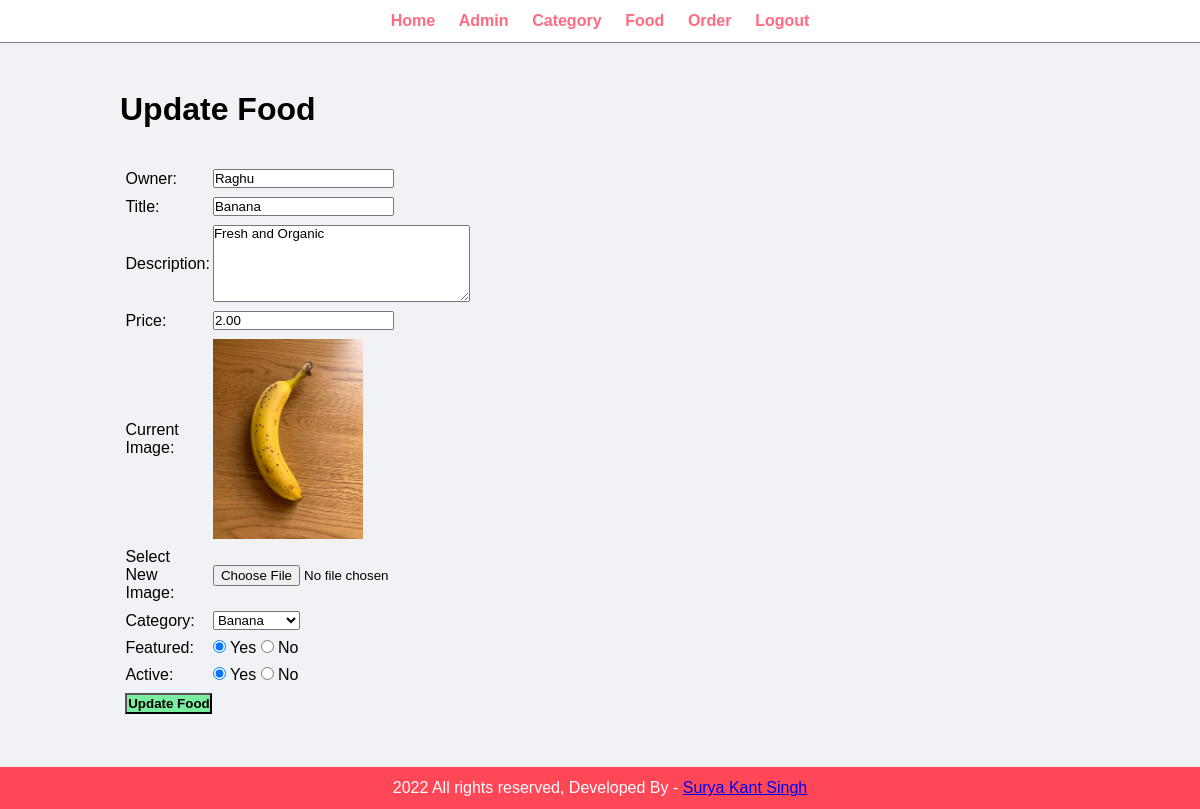
Page /admin/update-food.php?id=33 (signed in) on the committed database.
### tables this page shows
CREATE TABLE `tbl_food` (
  `id` int(10) UNSIGNED NOT NULL,
  `owner_name` varchar(100) NOT NULL,
  `title` varchar(100) NOT NULL,
  `description` text NOT NULL,
  `price` decimal(10,2) NOT NULL,
  `image_name` varchar(255) NOT NULL,
  `category_id` int(10) UNSIGNED NOT NULL,
  `featured` varchar(10) NOT NULL,
  `active` varchar(10) NOT NULL
);

CREATE TABLE `tbl_category` (
  `id` int(10) UNSIGNED NOT NULL,
  `title` varchar(100) NOT NULL,
  `image_name` varchar(225) NOT NULL,
  `featured` varchar(10) NOT NULL,
  `active` varchar(10) NOT NULL
);

### admin/update-food.php (the view, shortened to what this page needs)
<?php include('partials/menu.php');
?>
<?php
    if(isset($_GET['id']))
    {
        $id = $_GET['id'];
        $sql2 = "SELECT * FROM tbl_food WHERE id=$id";
        $res2 = mysqli_query($conn, $sql2);
        $row2 = mysqli_fetch_assoc($res2);
        $owner_name= $row2['owner_name'];
        $title = $row2['title'];
        $description = $row2['description'];
        $price = $row2['price'];
        $current_image = $row2['image_name'];
        $current_category = $row2['category_id'];
        $featured = $row2['featured'];
        $active = $row2['active'];
    }
    else
    {
        header('location:'.SITEURL.'admin/manage-food.php');
    }
?>
<div class="main-content">
    <div class="wrapper">
        <h1>Update Food</h1>
        <br><br>
        <form action="" method="POST" enctype="multipart/form-data">
        <table class="tbl-30">
            <tr>
                <td>Owner: </td>
                <td>
                    <input type="text" name="owner_name" value="<?php echo $owner_name; ?>">
                </td>
            </tr>
            <tr>
                <td>Title: </td>
                <td>
                    <input type="text" name="title" value="<?php echo $title; ?>">
                </td>
            </tr>
            <tr>
                <td>Description: </td>
                <td>
                    <textarea name="description" cols="30" rows="5"><?php echo $description; ?></textarea>
                </td>
            </tr>
            <tr>
                <td>Price: </td>
                <td>
                    <input type="number" name="price" value="<?php echo $price; ?>">
                </td>
            </tr>
            <tr>
                <td>Current Image: </td>
                <td>
                    <?php
                        if($current_image == "")
                        {
                            echo "<div class='error'>Image not Available.</div>";
                        }
                        else
                        {
                            ?>
                            <img src="<?php echo SITEURL; ?>images/food/<?php echo $current_image; ?>" width="150px">
                            <?php
                        }
                    ?>
                </td>
            </tr>
            <tr>
                <td>Select New Image: </td>
                <td>
                    <input type="file" name="image">
                </td>
            </tr>
            <tr>
                <td>Category: </td>
                <td>
                    <select name="category">
                        <?php
                            $sql = "SELECT * FROM tbl_category WHERE active='Yes'";
                            $res = mysqli_query($conn, $sql);
                            $count = mysqli_num_rows($res);
                            if($count>0)
                            {
                                while($row=mysqli_fetch_assoc($res))
                                {
                                    $category_title = $row['title'];
                                    $category_id = $row['id'];
                                    ?>
                                    <option <?php if($current_category==$category_id){echo "selected";} ?> value="<?php echo $category_id; ?>"><?php echo $category_title; ?></option>
                                    <?php
                                }
                            }
                            else
                            {
                                echo "<option value='0'>Category Not Available.</option>";
                            }
                        ?>
                    </select>
                </td>
            </tr>
            <tr>
                <td>Featured: </td>
                <td>
                    <input <?php if($featured=="Yes") {echo "checked";} ?> type="radio" name="featured" value="Yes"> Yes
                    <input <?php if($featured=="No") {echo "checked";} ?> type="radio" name="featured" value="No"> No
                </td>
            </tr>
            <tr>
                <td>Active: </td>
                <td>
                    <input <?php if($active=="Yes") {echo "checked";} ?> type="radio" name="active" value="Yes"> Yes
                    <input <?php if($active=="No") {echo "checked";} ?> type="radio" name="active" value="No"> No
                </td>
            </tr>
            <tr>
                <td>
                    <input type="submit" name="submit" value="Update Food" class="btn-secondary">
                </td>
            </tr>
        </table>
        </form>
    </div>
</div>
<?php include('partials/footer.php'); ?>

### css/admin.css (style rules this page uses)
* { margin: 0; padding: 0; font-family: Arial, Helvetica, sans-serif; }
.wrapper { padding: 1%; width: 80%; margin: 0 auto; }
.tbl-30 { width: 30%; }
table tr td { padding: 1%; }
.btn-secondary { background-color: #7bed9f; padding: 1%; color: black; text-decoration: none; font-weight: bold; }
.main-content { background-color: #f1f2f6; padding: 3% 0; }

### rows in the picture
tbl_food: owner_name "Raghu", title "Banana", description "Fresh and Organic", price "2.00", image_name (picture), category "Banana", featured "☑", active "☑"
